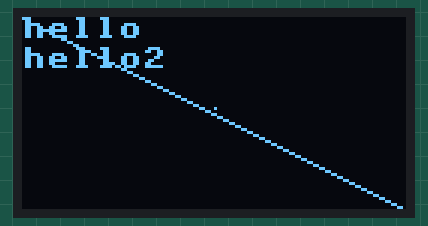
Recording of a program running on a simulated Raspberry Pi Pico running MicroPython. Parts: 128×64 one-colour display. At 0.5 s the program stops and its outputs stay as they are.

Above: at 0.5 s.

The program:

21_OLED.py
```python
from machine import Pin, I2C
from ssd1306 import SSD1306_I2C#with package micropython-ssd1306

i2c=I2C(0,sda=Pin(16), scl=Pin(17), freq=40000)
oled = SSD1306_I2C(128, 64, i2c)

oled.fill(0)
oled.text('hello',0,0)
oled.text('hello2',0,10)#put text on (0,10)
oled.line(0,0,128,64,2)#draw a line from(x0,y0,x1,y1,1)
oled.pixel(64,30,1)#put a dot on (64,32)
oled.show()
```
